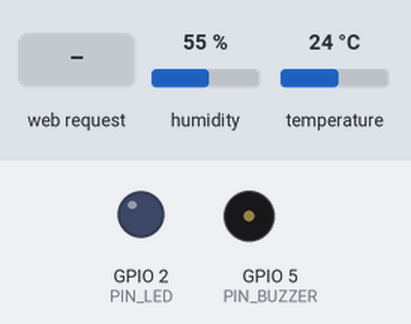
The sketch below on a simulated ESP32. Shown: output pins drawn as LEDs (lit = HIGH), buzzer (waves = sounding). The test bench sets the inputs (shaded band); at power-on: temperature 24 °C, humidity 55 %. WiFi joins after 1.5 s; servers stay silent unless stated; what the sketch prints to the serial monitor is not drawn.

Above: at 2.7 s.
2.8 s: temperature set to 34.4 °C
5.2 s: temperature set to 35.8 °C
At 6.06 s:
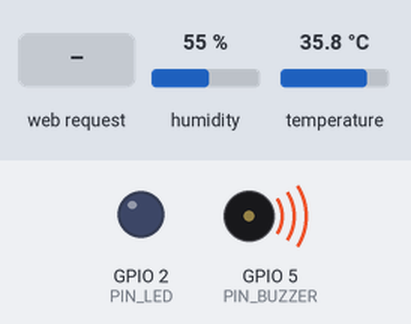
10.5 s: HTTP request GET /api/led received
At 11.8 s:
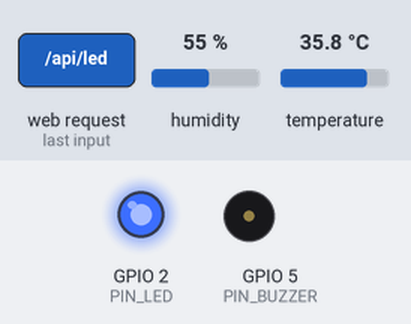
14.0 s: HTTP request GET /api/led?state=off received
At 14.8 s:
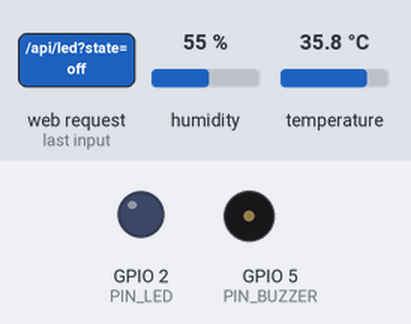
17.5 s: HTTP request GET /api/led?state=on received
At 18.5 s:
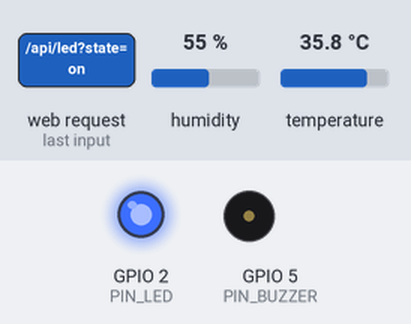
21.5 s: HTTP request GET /api/led?state=1 received
At 22.8 s:
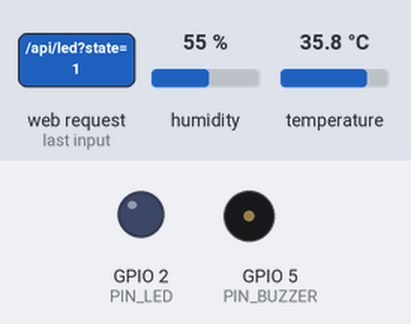
Timing chart, 0 to 26.5 s (numbered marks = the images above; inputs shaded):
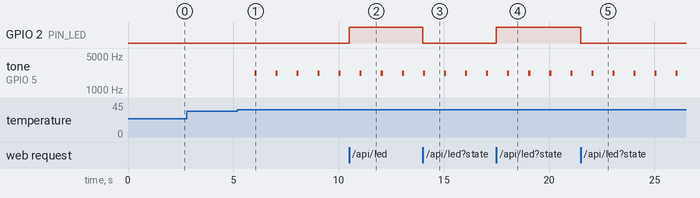

Measured:
- the behaviour switches between 34.9 and 35 °C on temperature (found by bisection; images 0 and 1)
- after the input at 2.8 s, every drawn part: stays the same
- after the input at 5.2 s, tone on GPIO 5 (PIN_BUZZER): alternates 2200 Hz for 0.10 s and silent for 0.90 s, starting after 0.81 s
- after the input at 10.5 s, GPIO 2 (PIN_LED): LOW → HIGH at once
- after the input at 14.0 s, GPIO 2 (PIN_LED): HIGH → LOW at once
- after the input at 17.5 s, GPIO 2 (PIN_LED): LOW → HIGH at once
- after the input at 21.5 s, GPIO 2 (PIN_LED): HIGH → LOW at once

The sketch:

MonitorSuhuWebESP32.ino
```cpp
/*
 * Monitor Suhu Web ESP32
 * ----------------------
 * ESP32 membaca DHT22 lalu menyajikan dashboard web sederhana.
 *
 * Fitur:
 *   - Koneksi WiFi simulasi Wokwi (SSID "Wokwi-GUEST", tanpa password).
 *   - Endpoint "/" menampilkan dashboard HTML.
 *   - Endpoint "/api/data" mengembalikan JSON suhu, kelembapan, status LED.
 *   - Endpoint "/api/led?state=on|off|toggle" mengontrol LED.
 *   - Buzzer berbunyi bila suhu >= 35 derajat Celsius.
 *
 * Board  : ESP32 DevKit C V4
 * Wokwi  : WiFi virtual Wokwi-GUEST (hanya bekerja di dalam Wokwi)
 * Serial : 115200 baud
 */

#include <WiFi.h>
#include <WebServer.h>
#include <DHTesp.h>

const char *SSID = "Wokwi-GUEST";
const char *PASSWORD = "";

const uint8_t PIN_DHT    = 15;
const uint8_t PIN_LED    = 2;
const uint8_t PIN_BUZZER = 5;

const float BATAS_PANAS = 35.0;
const unsigned long JEDA_BACA  = 2000;
const unsigned long JEDA_BUNYI = 1000;

DHTesp dht;
WebServer server(80);

float suhu = 0.0;
float kelembapan = 0.0;
bool ledNyala = false;
bool sensorSiap = false;
bool panasSebelumnya = false;

unsigned long waktuBaca = 0;
unsigned long waktuBunyi = 0;

const char INDEX_HTML[] PROGMEM = R"rawliteral(
<!DOCTYPE html>
<html lang="id">
<head>
  <meta charset="utf-8">
  <meta name="viewport" content="width=device-width, initial-scale=1">
  <title>Monitor Suhu ESP32</title>
  <style>
    body { font-family: system-ui, sans-serif; background: #0f172a; color: #e2e8f0; margin: 0; min-height: 100vh; display: grid; place-items: center; }
    .card { background: #1e293b; padding: 2rem; border-radius: 1rem; box-shadow: 0 20px 40px rgba(0,0,0,.4); width: min(90vw, 420px); }
    h1 { font-size: 1.25rem; margin: 0 0 1rem; color: #38bdf8; }
    .grid { display: grid; grid-template-columns: 1fr 1fr; gap: 1rem; }
    .box { background: #0f172a; border-radius: .75rem; padding: 1rem; text-align: center; }
    .value { font-size: 2rem; font-weight: 700; }
    .label { font-size: .8rem; color: #94a3b8; text-transform: uppercase; letter-spacing: .08em; }
    .status { margin-top: 1rem; padding: .75rem; border-radius: .75rem; background: #14532d; color: #bbf7d0; text-align: center; font-weight: 600; }
    .status.hot { background: #7f1d1d; color: #fecaca; }
    button { margin-top: 1rem; width: 100%; padding: .9rem; border: 0; border-radius: .75rem; background: #2563eb; color: white; font-size: 1rem; font-weight: 600; cursor: pointer; }
    button:hover { background: #1d4ed8; }
  </style>
</head>
<body>
  <div class="card">
    <h1>ESP32 Monitor Suhu</h1>
    <div class="grid">
      <div class="box"><div class="value" id="suhu">--</div><div class="label">Suhu (&deg;C)</div></div>
      <div class="box"><div class="value" id="kelembapan">--</div><div class="label">Kelembapan (%)</div></div>
    </div>
    <div class="status" id="status">Menghubungkan...</div>
    <button onclick="toggleLed()">Toggle LED</button>
  </div>
  <script>
    async function muat() {
      try {
        const r = await fetch('/api/data');
        const d = await r.json();
        document.getElementById('suhu').textContent = d.suhu.toFixed(1);
        document.getElementById('kelembapan').textContent = d.kelembapan.toFixed(1);
        const s = document.getElementById('status');
        s.textContent = d.panas ? 'PANAS! Suhu di atas 35 °C' : (d.led ? 'LED menyala' : 'Kondisi normal');
        s.className = d.panas ? 'status hot' : 'status';
      } catch (e) {
        document.getElementById('status').textContent = 'Gagal membaca data';
      }
    }
    async function toggleLed() {
      await fetch('/api/led?state=toggle');
      muat();
    }
    muat();
    setInterval(muat, 2000);
  </script>
</body>
</html>
)rawliteral";

void handleRoot() {
  server.send_P(200, "text/html", INDEX_HTML);
}

void handleData() {
  String json = "{";
  json += "\"suhu\":" + String(suhu, 1) + ",";
  json += "\"kelembapan\":" + String(kelembapan, 1) + ",";
  json += "\"led\":" + String(ledNyala ? "true" : "false") + ",";
  json += "\"panas\":" + String((suhu >= BATAS_PANAS) ? "true" : "false");
  json += "}";
  server.send(200, "application/json", json);
}

void handleLed() {
  String state = server.arg("state");

  if (state == "on") {
    ledNyala = true;
  } else if (state == "off") {
    ledNyala = false;
  } else {
    ledNyala = !ledNyala;
  }

  digitalWrite(PIN_LED, ledNyala ? HIGH : LOW);
  Serial.print("LED -> ");
  Serial.println(ledNyala ? "ON" : "OFF");

  String json = String("{\"led\":") + (ledNyala ? "true" : "false") + "}";
  server.send(200, "application/json", json);
}

void handleNotFound() {
  server.send(404, "text/plain", "Endpoint tidak ditemukan");
}

void bacaSensor() {
  TempAndHumidity data = dht.getTempAndHumidity();

  if (dht.getStatus() != DHTesp::ERROR_NONE) {
    sensorSiap = false;
    Serial.print("Gagal membaca DHT22, status: ");
    Serial.println(dht.getStatusString());
    return;
  }

  suhu = data.temperature;
  kelembapan = data.humidity;
  sensorSiap = true;

  Serial.print("Suhu=");
  Serial.print(suhu, 1);
  Serial.print(" C, Kelembapan=");
  Serial.print(kelembapan, 1);
  Serial.println(" %");
}

void setup() {
  Serial.begin(115200);
  Serial.println();
  Serial.println("=== Monitor Suhu Web ESP32 ===");

  pinMode(PIN_LED, OUTPUT);
  pinMode(PIN_BUZZER, OUTPUT);
  digitalWrite(PIN_LED, LOW);

  dht.setup(PIN_DHT, DHTesp::DHT22);

  WiFi.begin(SSID, PASSWORD, 6);
  Serial.print("Menghubungkan ke WiFi");
  unsigned long mulai = millis();
  while (WiFi.status() != WL_CONNECTED && (millis() - mulai < 15000)) {
    delay(300);
    Serial.print(".");
  }
  Serial.println();

  if (WiFi.status() == WL_CONNECTED) {
    Serial.print("WiFi terhubung. Buka http://");
    Serial.println(WiFi.localIP());
  } else {
    Serial.println("WiFi gagal terhubung. Pastikan memakai Wokwi.");
  }

  server.on("/", handleRoot);
  server.on("/api/data", handleData);
  server.on("/api/led", handleLed);
  server.onNotFound(handleNotFound);
  server.begin();
  Serial.println("Web server aktif pada port 80.");
}

void loop() {
  server.handleClient();

  if (millis() - waktuBaca >= JEDA_BACA) {
    waktuBaca = millis();
    bacaSensor();
  }

  bool panas = sensorSiap && (suhu >= BATAS_PANAS);

  if (panas) {
    if (millis() - waktuBunyi >= JEDA_BUNYI) {
      waktuBunyi = millis();
      tone(PIN_BUZZER, 2200, 100);
    }
    if (!panasSebelumnya) {
      Serial.println("PERINGATAN: suhu di atas batas 35 C!");
    }
  } else {
    noTone(PIN_BUZZER);
    if (panasSebelumnya) {
      Serial.println("Suhu kembali normal.");
    }
  }

  panasSebelumnya = panas;
}
```
